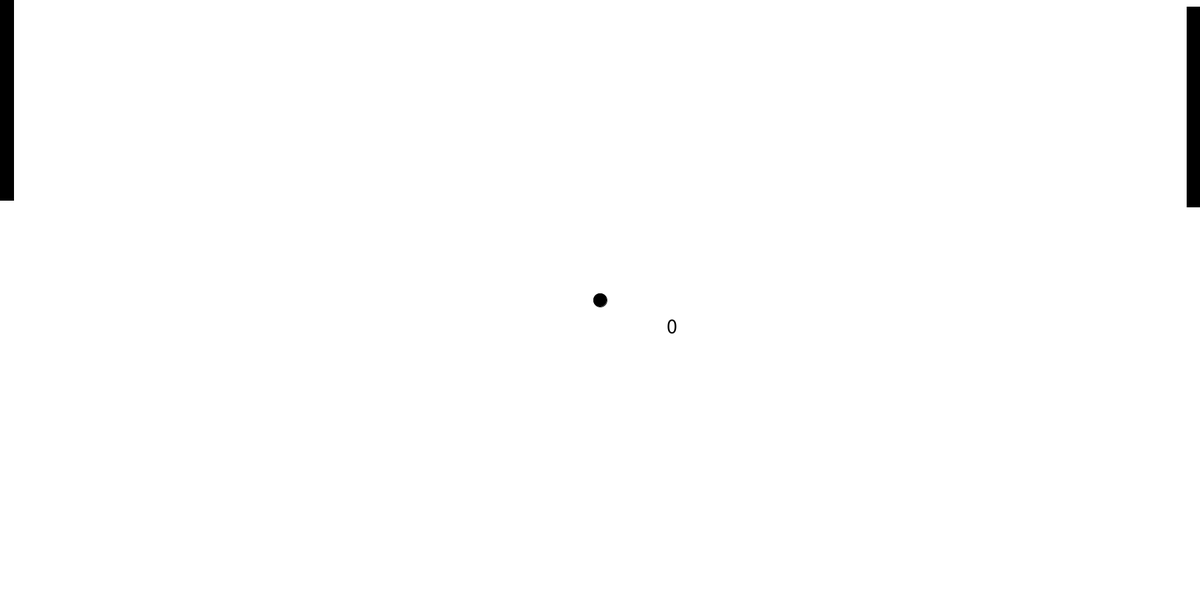
Frame 1 (no input)
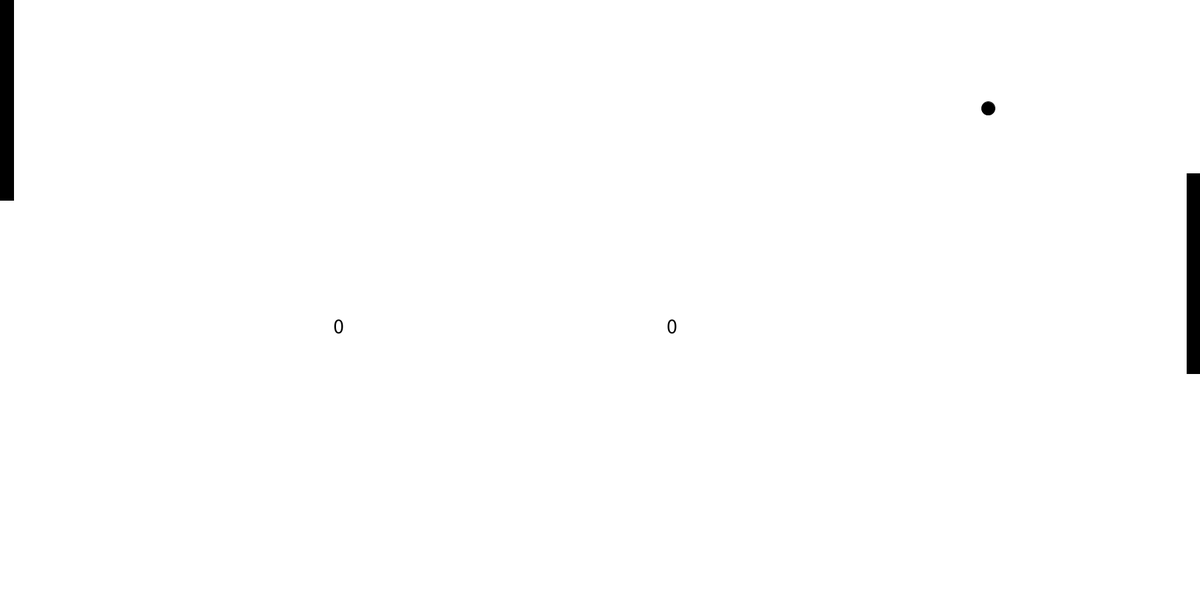
Frame 60 (the mouse pressed at the canvas centre just before this capture)
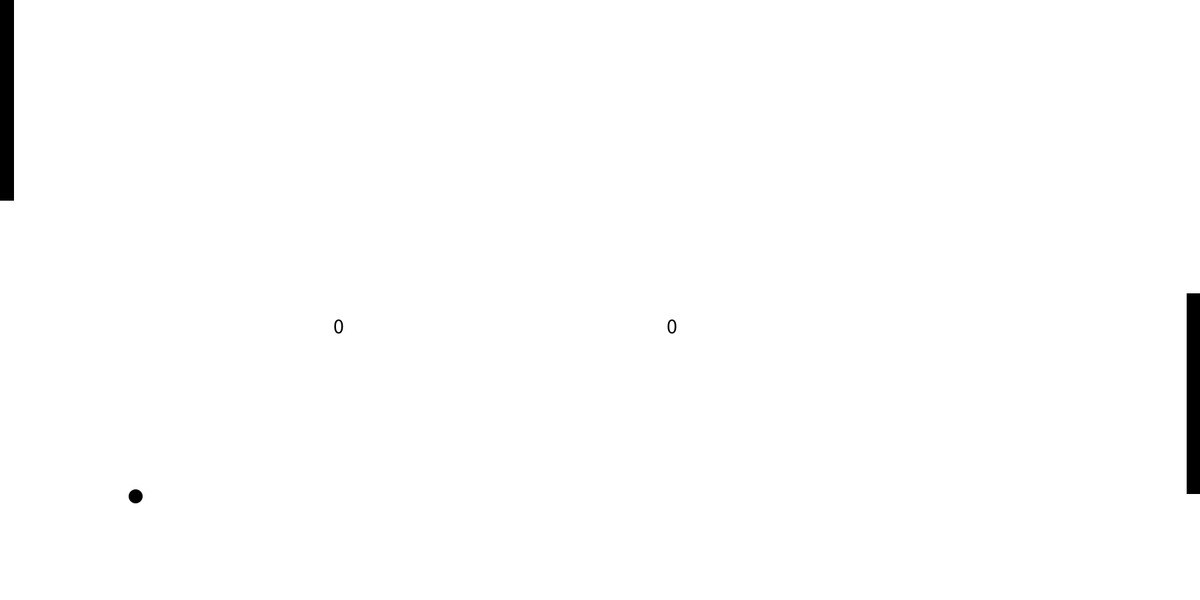
Frame 120 (the mouse held since frame 60 and released just before this capture)

The Processing sketch that drew these frames (run headless with seeded random() and noise(); from frame 60 on, the mouse is pressed at the canvas centre):

// Processing sketch: pong
// ── pong.pde
PVector size = new PVector(1800,900); //<>//
PVector BallPos = new PVector(1800/2,900/2);
byte ballSize = 20;
int VectorSize =20;
PVector vector = new PVector(VectorSize,VectorSize);
PVector paddlePostion  = new PVector(0,0);
PVector AIpaddlePostion  = new PVector(0,0);
int PlayerScore = 0;
int AIScore = 0;
int playerPaddleSize = 300;
int AIPaddleSize = 300;
float minThreshold = 0.5;
float maxThreshold = 1.5;
    float jitterX = 0;
    float jitterY  = 0;

void setup()
{
 size(1800,900) ;
 frameRate(60);
}
void RecalculateVector()
{
    // Left wall
    if(BallPos.x <= 0)
    {
        if(paddlePostion.y > BallPos.y) AIScore++; 
        else if(paddlePostion.y + 300 < BallPos.y) AIScore++;

        // flip X direction
        if(vector.x < 0) vector.x = VectorSize;
        // flip Y if needed
        if(vector.y < 0) vector.y = -VectorSize;
        else vector.y = VectorSize;
    }

    // Top wall
    else if(BallPos.y <= 0)
    {
        if(vector.y < 0) vector.y = VectorSize;
        if(vector.x < 0) vector.x = -VectorSize;
        else vector.x = VectorSize;
    }

    // Right wall
    else if(BallPos.x >= size.x)
    {
        if(AIpaddlePostion.y > BallPos.y) PlayerScore++; 
        else if(AIpaddlePostion.y + AIPaddleSize < BallPos.y) PlayerScore++;

        if(vector.x > 0) vector.x = -VectorSize;
        if(vector.y < 0) vector.y = -VectorSize;
        else vector.y = VectorSize;
    }

    // Bottom wall
    else if(BallPos.y >= size.y)
    {
        if(vector.y > 0) vector.y = -VectorSize;
        if(vector.x < 0) vector.x = -VectorSize;
        else vector.x = VectorSize;
    }

    // Apply random jitter AFTER bouncing
    jitterX = random(minThreshold, maxThreshold);
    jitterY = random(minThreshold, maxThreshold);

    if(vector.x > 0) vector.x += jitterX;
    else vector.x -= jitterX;

    if(vector.y > 0) vector.y += jitterY;
    else vector.y -= jitterY;
}

void draw()
{
 background(255);
  
         text(str(PlayerScore), 500, 500);     
        textSize(32);            
        fill(0);               
    text(str(AIScore), 1000, 500);     
        textSize(32);            
        fill(0);            

  // Move paddle while key is held down
  if (keyPressed) {
    if (key == 'w' && paddlePostion.y > 0) {
      paddlePostion.y -= 10;
    }
    if (key == 's' && paddlePostion.y + playerPaddleSize < size.y) {
      paddlePostion.y += 10;
    }
  }

  
  
  rect(paddlePostion.x, paddlePostion.y , 20, playerPaddleSize); 
  
  
 if(AIpaddlePostion.y >BallPos.y && AIpaddlePostion.y>0)
  {
    AIpaddlePostion.y-= 10;
  }
   if(AIpaddlePostion.y +AIPaddleSize < BallPos.y && AIpaddlePostion.y +AIPaddleSize < size.y)
  {
    AIpaddlePostion.y+=10;
  }
  
  
  

  rect(size.x-20, AIpaddlePostion.y , 20, AIPaddleSize); 
  
  
  
  ellipse(BallPos.x,BallPos.y,ballSize,ballSize );
  
  BallPos = PVector.add(BallPos,vector);
  
 
  if(BallPos.x <= 0 ||BallPos.x >= size.x  || BallPos.y <= 0||BallPos.y >= size.y)
  {
    RecalculateVector();
    
  }


}
